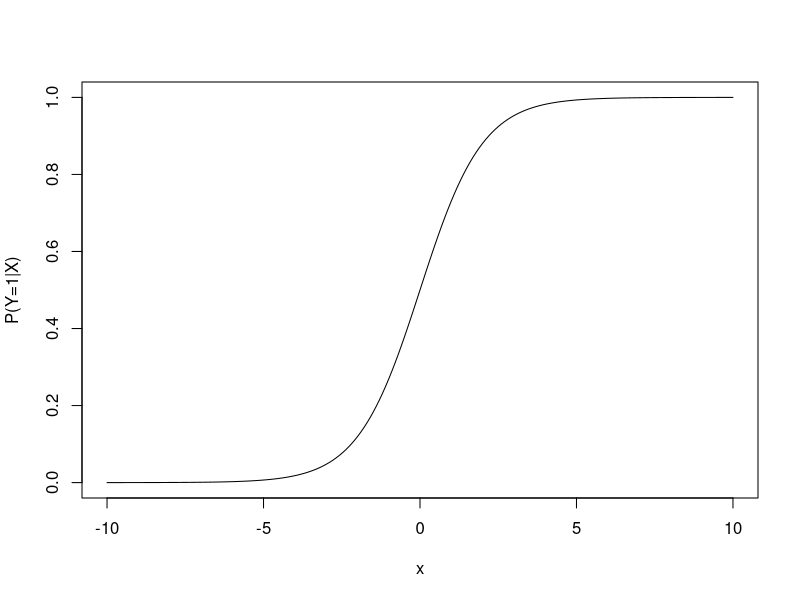
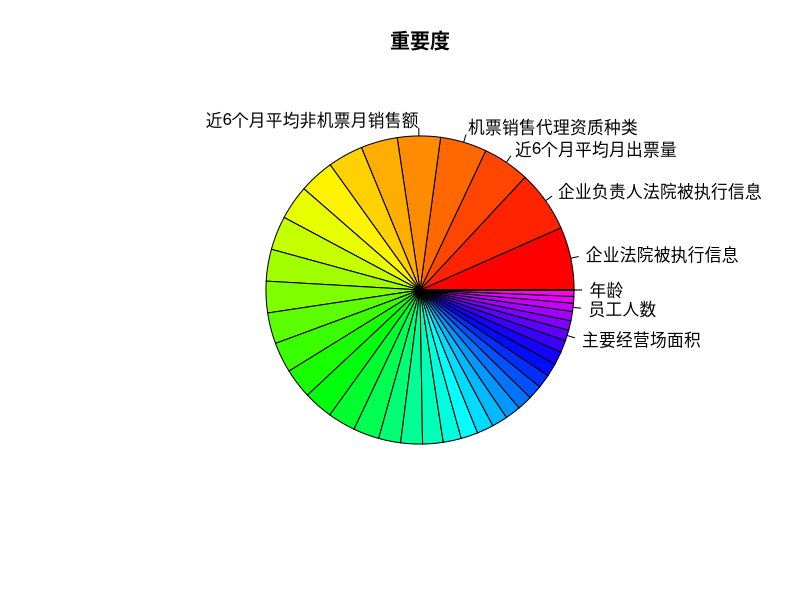

These charts were generated, in order, by the following R code:
x<-seq(-10,10,0.1)
y<-1/(1+(exp(-x)))
plot(x,y,type="l",ylab="P(Y=1|X)")

slice<-c(3.30,3.19,0,4.51,0.98,1.65,0,1.01,3.55,1.27,
         1.43,3.34,1.13,2.15,1.63,4.88,6.62,3.61,6.45,
         1.41,0,2.91,1.49,1.37,3.25,2.31,0,1.9,2.72,
         1.78,4.92,3.7,2.28,0,0.71,0,3.09,3.84,3.68,
         3.14,0.66,0.85,1.75,1.57)
slice_sort<-sort(slice,decreasing = TRUE)
names(slice_sort)<-c("企业法院被执行信息","企业负责人法院被执行信息",
                     "近6个月平均月出票量","机票销售代理资质种类"
                     ,"近6个月平均非机票月销售额",
                     "","","","","","","","","","","","",
                     "","","","","","","","","","","","",
                     "","","",
                     "主要经营场面积","","","员工人数","","","年龄"
                     )
pie(slice_sort,col=rainbow(length(slice)),main="重要度")
